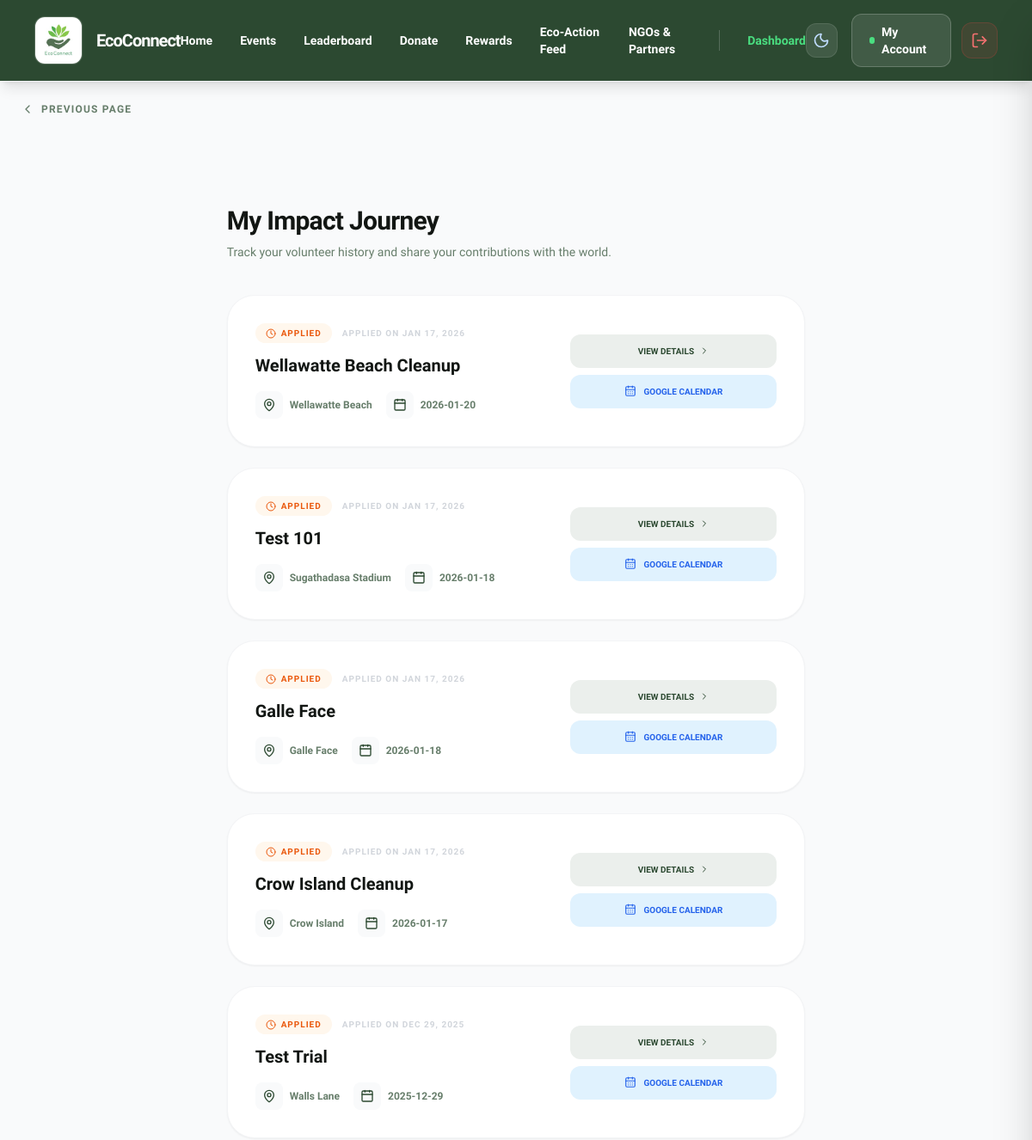
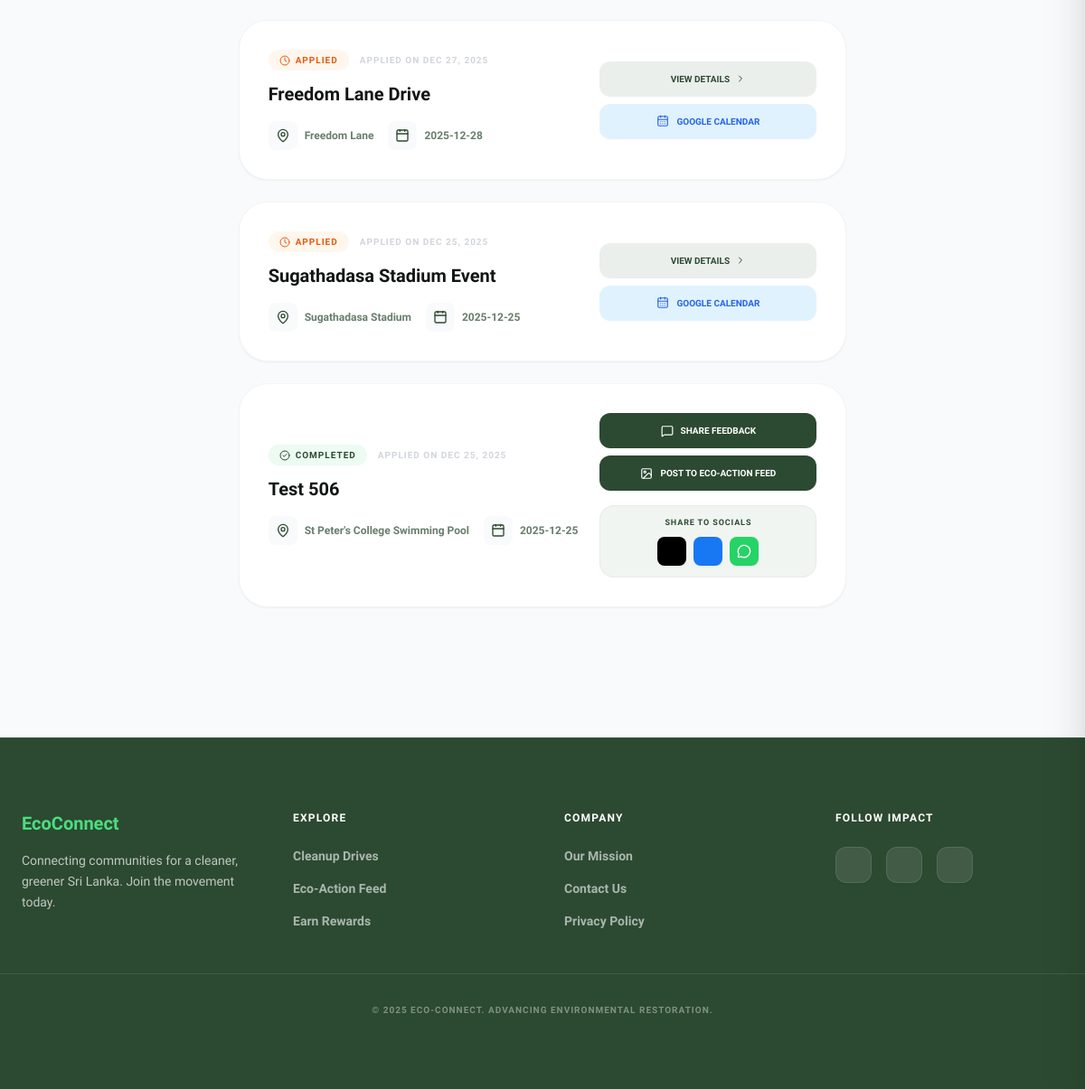
Screenshot of /index.php?route=user_my_cleanups (signed in) with the database file from the repository (2 pictures, top to bottom).
### tables this page shows
CREATE TABLE `volunteer_applications` (
  `id` int(11) NOT NULL,
  `user_id` int(11) NOT NULL,
  `project_id` int(11) NOT NULL,
  `status` enum('applied','accepted','completed','cancelled') NOT NULL DEFAULT 'applied',
  `applied_at` timestamp NOT NULL DEFAULT current_timestamp(),
  `reminder_sent` tinyint(1) DEFAULT 0
);

CREATE TABLE `projects` (
  `id` int(11) NOT NULL,
  `ngo_id` int(11) NOT NULL,
  `title` varchar(150) NOT NULL,
  `description` text NOT NULL,
  `category` varchar(100) DEFAULT 'General Cleanup',
  `image_path` varchar(255) DEFAULT NULL,
  `location` varchar(255) NOT NULL,
  `district` varchar(50) DEFAULT 'Colombo',
  `event_date` date NOT NULL,
  `start_time` time NOT NULL,
  `end_time` time NOT NULL,
  `event_time` time NOT NULL,
  `points_reward` int(11) NOT NULL DEFAULT 0,
  `status` enum('open','closed') NOT NULL DEFAULT 'open',
  `created_at` timestamp NOT NULL DEFAULT current_timestamp(),
  `updated_at` timestamp NOT NULL DEFAULT current_timestamp() ON UPDATE current_timestamp(),
  `latitude` decimal(10,8) DEFAULT NULL,
  `longitude` decimal(11,8) DEFAULT NULL
);

### app/controllers/UserController.php (called while the page is built, shortened)
<?php
require_once __DIR__ . '/../config.php';
require_once __DIR__ . '/../helpers.php';
require_once __DIR__ . '/../models/VolunteerApplication.php';
function user_my_cleanups(PDO $pdo)
{
    $user_id = (int) $_SESSION['user_id'];
    $applications = va_list_for_user($pdo, $user_id);
    include __DIR__ . '/../views/layouts/header.php';
    include __DIR__ . '/../views/user/my_cleanups.php';
    include __DIR__ . '/../views/layouts/footer.php';
}

### app/models/VolunteerApplication.php (called while the page is built, shortened)
<?php
function va_list_for_user(PDO $pdo, int $user_id) {
    $stmt = $pdo->prepare("
        SELECT va.*, p.title, p.location, p.event_date, p.start_time, p.end_time, p.description, n.name as ngo_name,
               (SELECT id FROM feedback WHERE user_id = va.user_id AND project_id = va.project_id LIMIT 1) as feedback_id
        FROM volunteer_applications va
        JOIN projects p ON va.project_id = p.id
        JOIN ngos n ON p.ngo_id = n.id
        WHERE va.user_id = ?
        ORDER BY p.event_date DESC
    ");
    $stmt->execute([$user_id]);
    return $stmt->fetchAll();
}

### app/helpers.php (called while the page is built, shortened)
<?php
function h($str) {
    return htmlspecialchars($str ?? '', ENT_QUOTES, 'UTF-8');
}

### app/views/user/my_cleanups.php (the view, shortened to what this page needs)
<div class="max-w-5xl mx-auto px-4 py-12">
  <div class="mb-10">
    <h1 class="text-[#121613] dark:text-white text-3xl font-black tracking-tight mb-2">My Impact Journey</h1>
    <p class="text-sm text-[#677e6b] dark:text-gray-400">Track your volunteer history and share your contributions with the world.</p>
  </div>
  <?php if (!empty($applications)): ?>
    <div class="grid grid-cols-1 gap-6">
      <?php foreach ($applications as $row): ?>
        <?php
          $status = strtolower($row['status']);
          $isCompleted = ($status === 'completed');
          $statusColor = $isCompleted ? 'bg-[#4ade80]/10 text-[#2c4931]' : 'bg-orange-50 text-orange-600';
          $statusText = $isCompleted ? 'Completed' : 'Applied';
          $statusIcon = $isCompleted ? '<i data-lucide="check-circle-2" class="w-3 h-3"></i>' : '<i data-lucide="clock" class="w-3 h-3"></i>';
          $hasFeedback = !empty($row['feedback_id']);
        ?>
        <div class="group bg-white dark:bg-darkSurface rounded-[32px] border border-gray-100 dark:border-white/10 p-8 shadow-sm hover:shadow-xl transition-all duration-300">
          <div class="flex flex-col md:flex-row md:items-center justify-between gap-6">
            <div class="flex-1">
              <div class="flex items-center gap-3 mb-3">
                <span class="px-3 py-1 rounded-full text-[10px] font-black uppercase tracking-widest flex items-center gap-1.5 <?php echo $statusColor; ?>">
                  <?php echo $statusIcon; ?> <?php echo $statusText; ?>
                </span>
                <span class="text-[10px] font-bold text-gray-300 uppercase tracking-widest">
                  Applied on <?php echo date('M d, Y', strtotime($row['applied_at'])); ?>
                </span>
              </div>
              <h3 class="text-xl font-black text-[#121613] dark:text-white mb-4 group-hover:text-[#2c4931] dark:group-hover:text-[#4ade80] transition-colors">
                <?php echo h($row['title']); ?>
              </h3>
              <div class="flex flex-wrap gap-4">
                <div class="flex items-center gap-2 text-xs font-bold text-[#677e6b] dark:text-gray-400">
                  <span class="w-8 h-8 rounded-lg bg-gray-50 dark:bg-white/5 flex items-center justify-center text-primary dark:text-[#4ade80]">
                    <i data-lucide="map-pin" class="w-4 h-4"></i>
                  </span>
                  <?php echo h($row['location']); ?>
                </div>
                <div class="flex items-center gap-2 text-xs font-bold text-[#677e6b] dark:text-gray-400">
                  <span class="w-8 h-8 rounded-lg bg-gray-50 dark:bg-white/5 flex items-center justify-center text-primary dark:text-[#4ade80]">
                    <i data-lucide="calendar" class="w-4 h-4"></i>
                  </span>
                  <?php echo h($row['event_date']); ?>
                </div>
              </div>
            </div>
            <div class="flex flex-col gap-3 min-w-[240px]">
              <?php if ($isCompleted): ?>
                <div class="flex flex-col gap-2">
                  <?php if (!$hasFeedback): ?>
                    <a href="index.php?route=feedback&project_id=<?php echo $row['project_id']; ?>" class="w-full py-3 rounded-xl bg-primary text-white text-[10px] font-black uppercase text-center hover:bg-primary-dark transition-all flex items-center justify-center gap-2">
                      <i data-lucide="message-square" class="w-3.5 h-3.5"></i>
                      Share Feedback
                    </a>
                  <?php endif; ?>
                  <a href="index.php?route=gallery&project_id=<?php echo $row['project_id']; ?>" class="w-full py-3 rounded-xl bg-[#2c4931] text-white text-[10px] font-black uppercase text-center hover:bg-[#1a2e1f] transition-all flex items-center justify-center gap-2">
                    <i data-lucide="image" class="w-3.5 h-3.5"></i>
                    Post to Eco-Action Feed
                  </a>
                  <div class="bg-[#f0f5f1] dark:bg-white/5 rounded-2xl p-3 border border-[#2c4931]/5 dark:border-white/10 mt-2">
                    <p class="text-[9px] font-black text-[#2c4931] dark:text-[#4ade80] uppercase tracking-widest mb-2 text-center">Share to Socials</p>
                    <div class="flex justify-center gap-2">
                      <?php
                        $shareText = "I just completed a cleanup drive at " . $row['location'] . " with @EcoConnectSriLanka! Join me in making Sri Lanka cleaner. #EcoConnect #CleanupSriLanka";
                        $shareUrl = "https://eco-connect.lk/events/" . $row['project_id'];
                      ?>
                      <a href="https://twitter.com/intent/tweet?text=<?php echo urlencode($shareText); ?>" target="_blank" class="w-8 h-8 rounded-lg bg-black flex items-center justify-center text-white hover:scale-110 transition-transform shadow-sm" title="Share on X">
                        <i data-lucide="twitter" class="w-3.5 h-3.5 text-white"></i>
                      </a>
                      <a href="https://www.facebook.com/sharer/sharer.php?u=<?php echo urlencode($shareUrl); ?>&quote=<?php echo urlencode($shareText); ?>" target="_blank" class="w-8 h-8 rounded-lg bg-[#1877F2] flex items-center justify-center text-white hover:scale-110 transition-transform shadow-sm" title="Share on Facebook">
                        <i data-lucide="facebook" class="w-4 h-4 text-white"></i>
                      </a>
                      <a href="https://wa.me/?text=<?php echo urlencode($shareText); ?>" target="_blank" class="w-8 h-8 rounded-lg bg-[#25D366] flex items-center justify-center text-white hover:scale-110 transition-transform shadow-sm" title="Share on WhatsApp">
                        <i data-lucide="message-circle" class="w-4 h-4 text-white"></i>
                      </a>
                    </div>
                  </div>
                </div>
              <?php else: ?>
                <?php
                  $title_cal = urlencode("Cleanup Drive: " . $row['title']);
                  $loc_cal = urlencode($row['location']);
                  $desc_cal = urlencode("Organized by: " . $row['ngo_name'] . "\n\n" . $row['description']);
                  $dateStr = $row['event_date'];
                  $startStr = $row['start_time'] ?: '08:00:00';
                  $endStr = $row['end_time'] ?: '10:00:00';
                  $startFull = str_replace('-', '', $dateStr) . 'T' . str_replace(':', '', $startStr);
                  $endFull = str_replace('-', '', $dateStr) . 'T' . str_replace(':', '', $endStr);
                  $gCalUrl = "https://www.google.com/calendar/render?action=TEMPLATE&text={$title_cal}&dates={$startFull}/{$endFull}&details={$desc_cal}&location={$loc_cal}";
                ?>
                <div class="flex flex-col gap-2">
                  <a href="index.php?route=event_show&id=<?php echo $row['project_id']; ?>" class="w-full py-3 rounded-xl bg-[#ebefec] dark:bg-white/5 text-[#2c4931] dark:text-white text-[10px] font-black uppercase text-center hover:bg-[#2c4931] dark:hover:bg-[#4ade80] hover:text-white dark:hover:text-primary transition-all flex items-center justify-center gap-1.5">
                    View Details <i data-lucide="chevron-right" class="w-3 h-3"></i>
                  </a>
                  <a href="<?php echo $gCalUrl; ?>" target="_blank" class="w-full py-3 rounded-xl bg-[#e0f2fe] dark:bg-blue-500/10 text-blue-600 dark:text-blue-400 text-[10px] font-black uppercase text-center hover:bg-blue-600 hover:text-white transition-all flex items-center justify-center gap-2">
                    <i data-lucide="calendar-days" class="w-3.5 h-3.5"></i>
                    Google Calendar
                  </a>
                </div>
              <?php endif; ?>
            </div>
          </div>
        </div>
      <?php endforeach; ?>
    </div>
  <?php endif; ?>
</div>

### rows the page displays
volunteer_applications: status "APPLIED", applied_at "JAN 17, 2026", project.title "Wellawatte Beach Cleanup", project.location "Wellawatte Beach", project.event_date "2026-01-20"
volunteer_applications: status "APPLIED", applied_at "JAN 17, 2026", project.title "Test 101", project.location "Sugathadasa Stadium", project.event_date "2026-01-18"
volunteer_applications: status "APPLIED", applied_at "JAN 17, 2026", project.title "Galle Face", project.location "Galle Face", project.event_date "2026-01-18"
volunteer_applications: status "APPLIED", applied_at "JAN 17, 2026", project.title "Crow Island Cleanup", project.location "Crow Island", project.event_date "2026-01-17"
volunteer_applications: status "APPLIED", applied_at "DEC 29, 2025", project.title "Test Trial", project.location "Walls Lane", project.event_date "2025-12-29"
volunteer_applications: status "APPLIED", applied_at "DEC 27, 2025", project.title "Freedom Lane Drive", project.location "Freedom Lane", project.event_date "2025-12-28"
volunteer_applications: status "APPLIED", applied_at "DEC 25, 2025", project.title "Sugathadasa Stadium Event", project.location "Sugathadasa Stadium", project.event_date "2025-12-25"
volunteer_applications: status "COMPLETED", applied_at "DEC 25, 2025", project.title "Test 506", project.location "St Peter's College Swimming Pool", project.event_date "2025-12-25"
